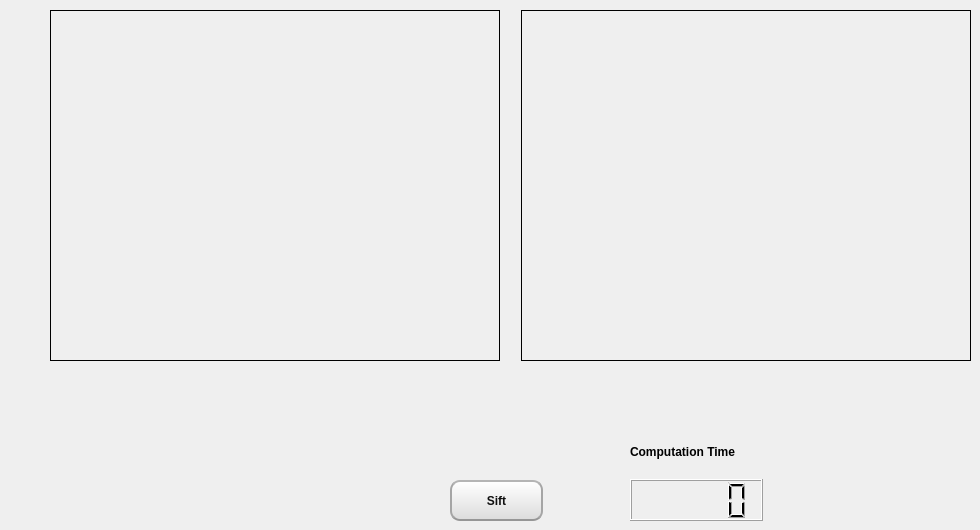
    <widget class="QWidget" name="page_2">
     <widget class="QPushButton" name="siftBtn">
      <property name="geometry">
       <rect>
        <x>450</x>
        <y>480</y>
        <width>93</width>
        <height>41</height>
       </rect>
      </property>
      <property name="font">
       <font>
        <bold>true</bold>
       </font>
      </property>
      <property name="cursor">
       <cursorShape>PointingHandCursor</cursorShape>
      </property>
      <property name="styleSheet">
       <string notr="true">QPushButton{
	color:rgb(17,17,17);
	border-width: 2px;
	border-radius: 10px;
	border-bottom-color: rgb(150,150,150);
	border-right-color: rgb(165,165,165);
	border-left-color: rgb(165,165,165);
	border-top-color: rgb(180,180,180);
	border-style: solid;
	padding: 4px;
	background-color: qlineargradient(spread:pad, x1:0.5, y1:1, x2:0.5, y2:0, stop:0 rgba(220, 220, 220, 255), stop:1 rgba(255, 255, 255, 255));
}

QPushButton:hover{
	color:rgb(17,17,17);
	border-width: 1px;
	border-radius: 10px;
	padding: 4px;
	background-color: qlineargradient(spread:pad, x1:0.5, y1:0, x2:0.5, y2:1, stop:0 rgba(220, 220, 220, 255), stop:1 rgba(255, 255, 255, 255));
}</string>
      </property>
      <property name="text">
       <string>Sift</string>
      </property>
     </widget>
     <widget class="QWidget" name="horizontalLayoutWidget_4">
      <property name="geometry">
       <rect>
        <x>50</x>
        <y>10</y>
        <width>921</width>
        <height>351</height>
       </rect>
      </property>
      <layout class="QHBoxLayout" name="horizontalLayout_2">
       <item>
        <layout class="QVBoxLayout" name="verticalLayout_2">
         <item>
          <widget class="QLabel" name="imginput2">
           <property name="styleSheet">
            <string notr="true">QLabel {
    border: 1px solid #000000; qproperty-alignment: AlignCenter;
}</string>
           </property>
           <property name="text">
            <string/>
           </property>
          </widget>
         </item>
        </layout>
       </item>
       <item>
        <spacer name="horizontalSpacer">
         <property name="orientation">
          <enum>Qt::Horizontal</enum>
         </property>
         <property name="sizeType">
          <enum>QSizePolicy::Maximum</enum>
         </property>
         <property name="sizeHint" stdset="0">
          <size>
           <width>15</width>
           <height>10</height>
          </size>
         </property>
        </spacer>
       </item>
       <item>
        <layout class="QVBoxLayout" name="verticalLayout">
         <item>
          <widget class="QLabel" name="imgSift">
           <property name="styleSheet">
            <string notr="true">QLabel {
    border: 1px solid #000000; qproperty-alignment: AlignCenter;
}</string>
           </property>
           <property name="text">
            <string/>
           </property>
          </widget>
         </item>
        </layout>
       </item>
      </layout>
     </widget>
     <widget class="QWidget" name="verticalLayoutWidget_7">
      <property name="geometry">
       <rect>
        <x>630</x>
        <y>430</y>
        <width>133</width>
        <height>91</height>
       </rect>
      </property>
      <layout class="QVBoxLayout" name="verticalLayout_11">
       <item>
        <widget class="QLabel" name="label_8">
         <property name="font">
          <font>
           <bold>true</bold>
          </font>
         </property>
         <property name="text">
          <string>Computation Time</string>
         </property>
        </widget>
       </item>
       <item>
        <widget class="QLCDNumber" name="siftTime"/>
       </item>
      </layout>
     </widget>
    </widget>
